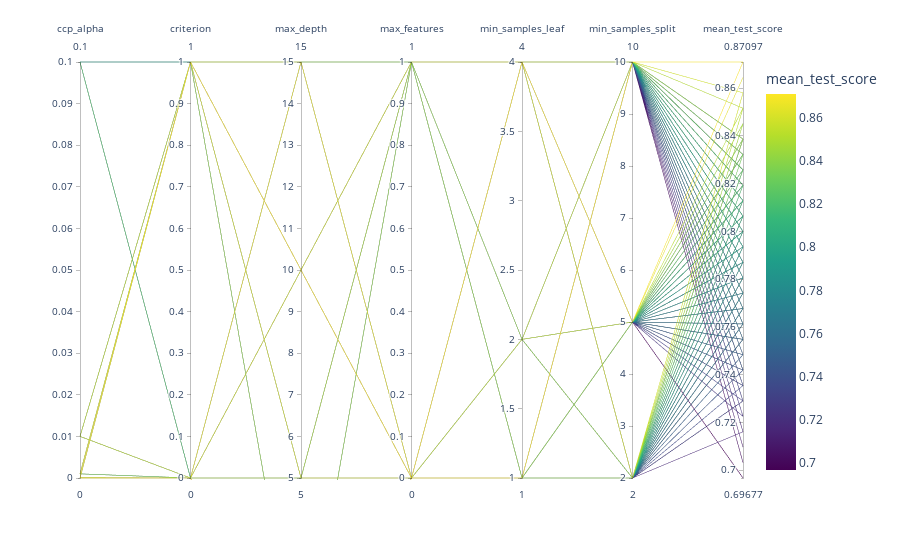

Here is the notebook cell this chart was saved with:
### Code cell
best_dt = grid_search(DecisionTreeClassifier(), X, y, hyperparams = params_dt, scoring=f2, scale=MinMaxScaler())
best_dt

### Figure 1 — Plotly figure (JSON) as saved in the notebook; plotly's stock layout.template omitted (floating-point values rounded to 4 significant figures; data arrays with more than 128 entries replaced by an {"elided": "..."} marker saying what was removed)
{"data": [{"dimensions": [{"label": "ccp_alpha", "values": {"elided": "720 float values"}}, {"label": "criterion", "values": {"elided": "720 int values"}}, {"label": "max_depth", "values": {"elided": "720 int values"}}, {"label": "max_features", "values": {"elided": "720 int values"}}, {"label": "min_samples_leaf", "values": {"elided": "720 int values"}}, {"label": "min_samples_split", "values": {"elided": "720 int values"}}, {"label": "mean_test_score", "values": {"elided": "720 float values"}}], "domain": {"x": [0, 1], "y": [0, 1]}, "line": {"color": {"elided": "720 float values"}, "coloraxis": "coloraxis"}, "name": "", "type": "parcoords"}], "layout": {"coloraxis": {"colorbar": {"title": {"text": "mean_test_score"}}, "colorscale": [[0, "#440154"], [0.1111, "#482878"], [0.2222, "#3e4989"], [0.3333, "#31688e"], [0.4444, "#26828e"], [0.5556, "#1f9e89"], [0.6667, "#35b779"], [0.7778, "#6ece58"], [0.8889, "#b5de2b"], [1, "#fde725"]]}, "legend": {"tracegroupgap": 0}, "margin": {"t": 60}}}
